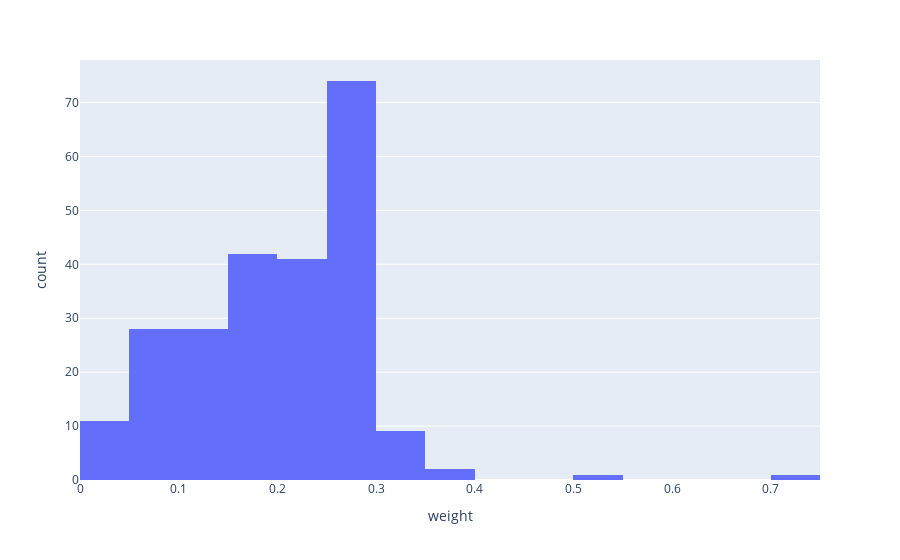

Notebook source saved alongside this figure:
### Code cell
fig = px.histogram(lone_df,x='weight')
fig.show()

### Figure 1 — Plotly figure (JSON) as saved in the notebook; plotly's stock layout.template omitted (floating-point values rounded to 4 significant figures; data arrays with more than 128 entries replaced by an {"elided": "..."} marker saying what was removed)
{"data": [{"alignmentgroup": "True", "bingroup": "x", "hovertemplate": "weight=%{x}<br>count=%{y}<extra></extra>", "legendgroup": "", "marker": {"color": "#636efa", "pattern": {"shape": ""}}, "name": "", "offsetgroup": "", "orientation": "v", "showlegend": false, "x": {"elided": "237 float values"}, "xaxis": "x", "yaxis": "y", "type": "histogram"}], "layout": {"xaxis": {"anchor": "y", "domain": [0.0, 1.0], "title": {"text": "weight"}}, "yaxis": {"anchor": "x", "domain": [0.0, 1.0], "title": {"text": "count"}}, "legend": {"tracegroupgap": 0}, "margin": {"t": 60}, "barmode": "relative"}}
